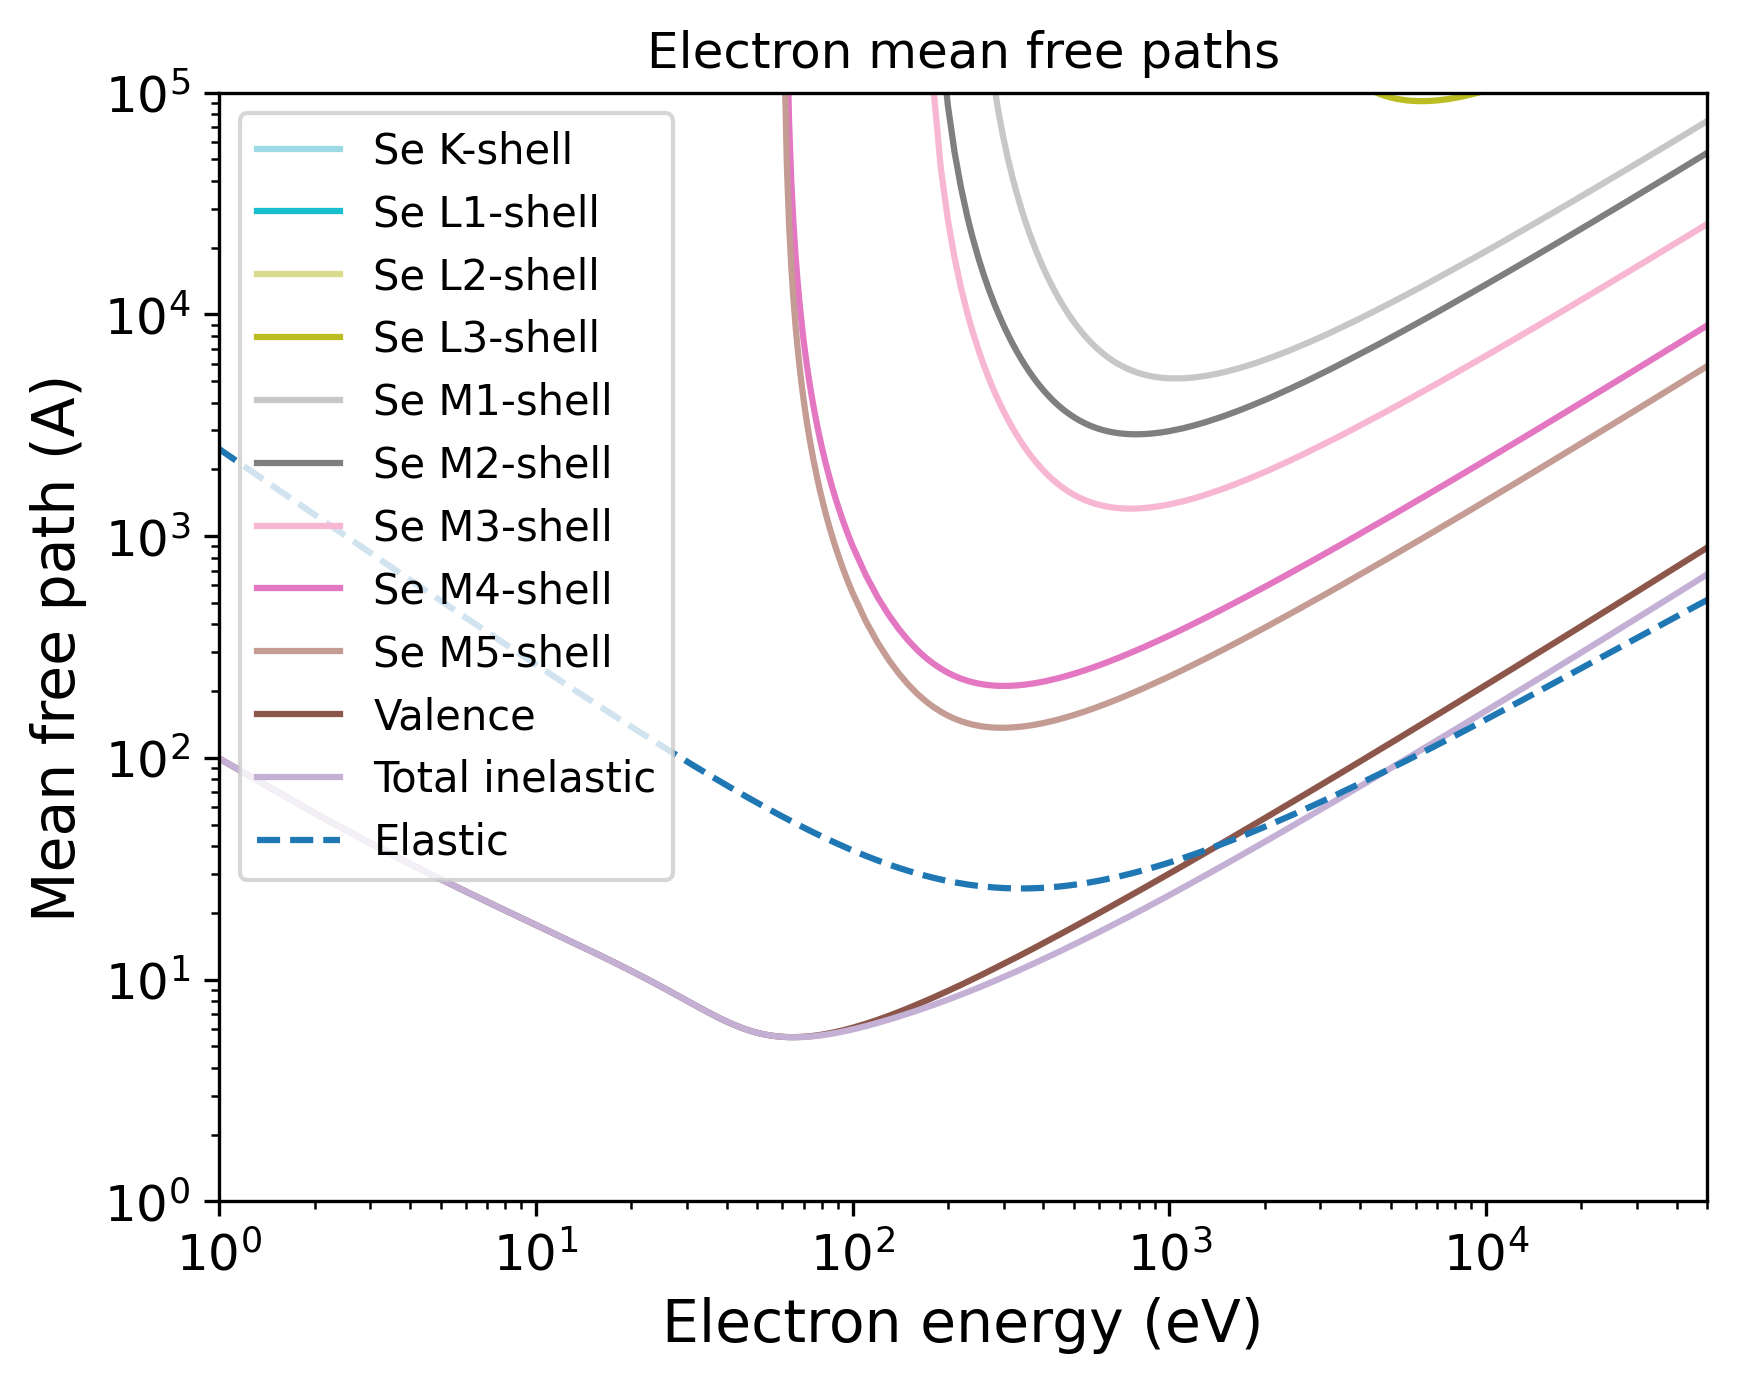

Reproduce this figure in Python.
import pandas as pd
import numpy as np
import matplotlib.pyplot as plt
import matplotlib.cm as cm
# Set the format:
plt.xlabel("Electron energy (eV)", fontsize=14)
plt.ylabel("Mean free path (A)", fontsize=14)
plt.xticks(fontsize=12)
plt.yticks(fontsize=12)
plt.grid(False)
# Set the axes:
# Read the output file:
df = pd.read_csv(r"OUTPUT_Se_Electron_IMFP.dat", sep=r'\s+', header=None, comment="#", skipinitialspace=True)
plt.xscale("log")
plt.yscale("log")
# Prepare the plot:
columns_to_plot = [ 1, 2, 3, 4, 5, 6, 7, 8, 9, 10, 11]
labels = [ "Se K-shell", "Se L1-shell", "Se L2-shell", "Se L3-shell", "Se M1-shell", "Se M2-shell", "Se M3-shell", "Se M4-shell", "Se M5-shell", "Valence", "Total inelastic"]
# Create N distinct colors from a colormap
N = len(columns_to_plot)
colors = plt.cm.tab20(np.linspace(1, 0, 20))
# Set line styles:
linestyles = [ "-", "-", "-", "-", "-", "-", "-", "-", "-", "-", "-"]
for i, col in enumerate(columns_to_plot):
    color = colors[i % len(colors)]
    ls    = linestyles[i % len(linestyles)]
    label = labels[i % len(labels)]
    plt.plot(df.iloc[:, 0], df.iloc[:, col],
    color=color,
    label=label,
    linestyle=ls)
# Add a curve from the second file
df2 = pd.read_csv(r"OUTPUT_Se_Electron_EMFP.dat", sep=r'\s+', header=None, comment="#", skipinitialspace=True)
columns_to_plot2 = [ 2]
labels2 = [ "Elastic"]
# Create second part of the plot:
for col, label in zip(columns_to_plot2, labels2):
    plt.plot(df2.iloc[:, 0], df2.iloc[:, col], label=label, linestyle="--")
plt.xlim(1.00000000,50000.00000000)
plt.ylim(1.00000000,100000.00000000)
plt.title("Electron mean free paths")
plt.legend(loc="best", fontsize=10)
# Save the plot in this format:
plt.savefig("OUTPUT_MFP_electron.png", dpi=300, bbox_inches="tight")
